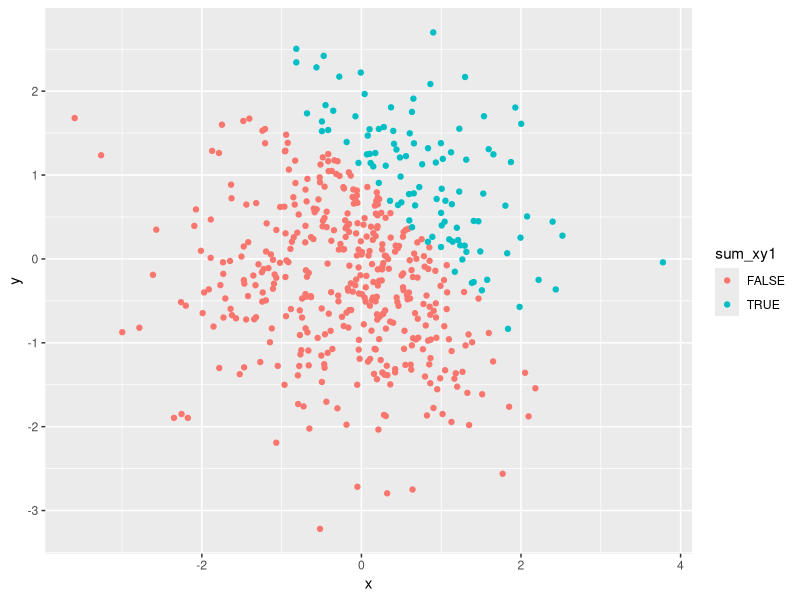
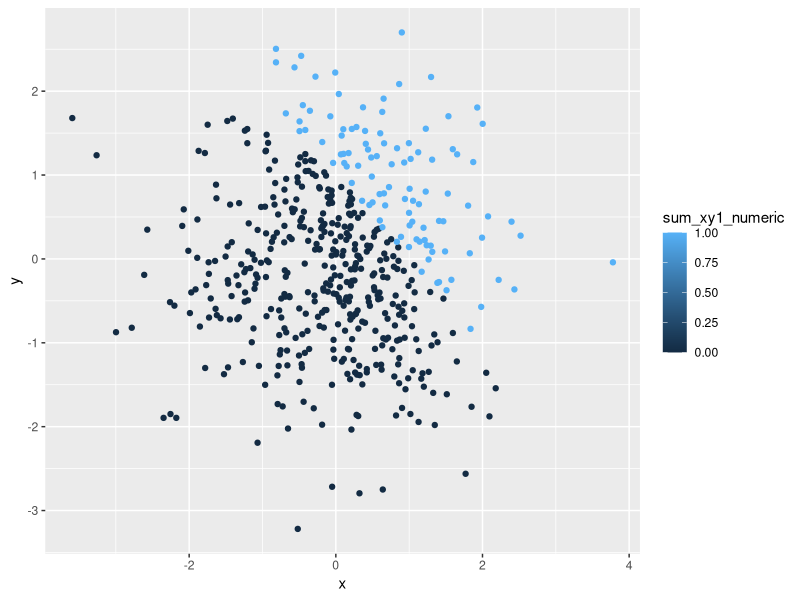
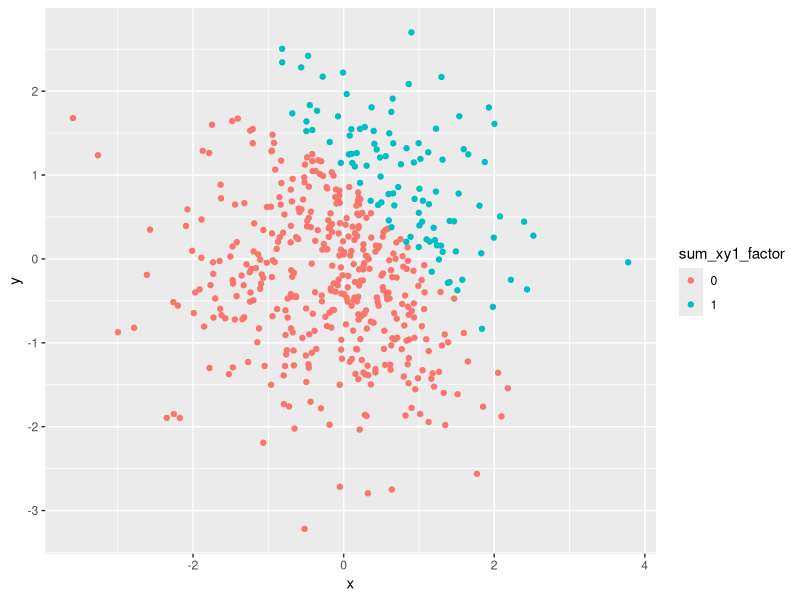

Here is the R script that generated these plots, in order:
## ---- chunk 1
knitr::opts_chunk$set(echo = TRUE)
library(tidyverse)
## ---- chunk 2

problem1_df = tibble(
  norm_samp = rnorm(8),
  norm_samp_pos = norm_samp > 0,
  vec_char = c("My", "name", "is", "Jerri", "Chen", "MD", "PhD", "MS"),
  vec_factor = factor(c("A", "B", "C", "A", "B", "C", "A", "B"))
)
## ---- chunk 3
problem2_df = tibble(
  x = rnorm(500),
  y = rnorm(500),
  sum_xy1 = x + y > 1,
  sum_xy1_numeric = as.numeric(x + y > 1),
  sum_xy1_factor = as.factor(sum_xy1_numeric)
)
## ---- chunk 4
ggplot(problem2_df, aes(x = x, y = y, color = sum_xy1)) + geom_point()
## ---- chunk 5
ggplot(problem2_df, aes(x = x, y = y, color = sum_xy1_numeric)) + geom_point()
## ---- chunk 6
ggplot(problem2_df, aes(x = x, y = y, color = sum_xy1_factor)) + geom_point()
